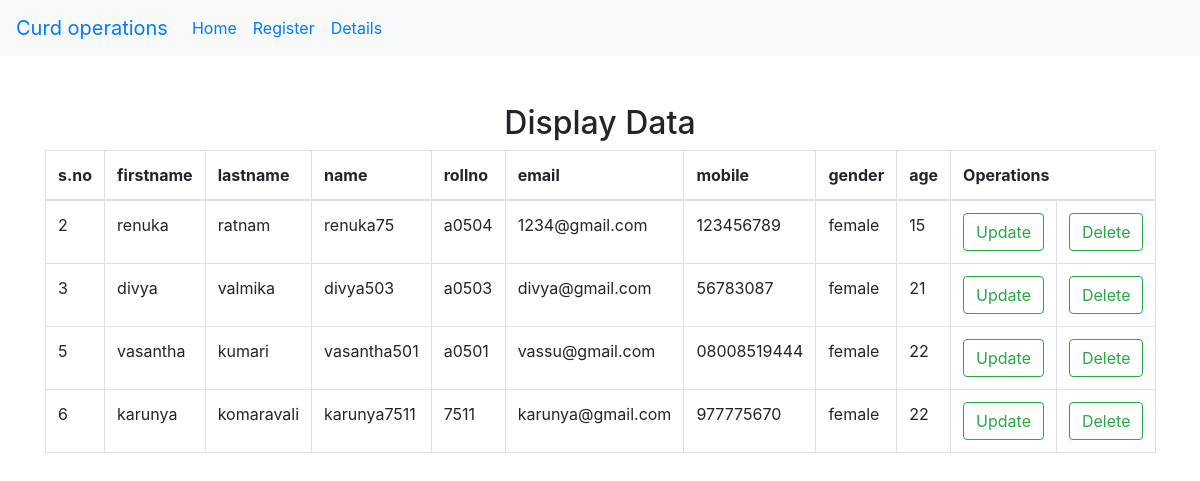
Screenshot of /details/ with the database file from the repository.
### CurdApp/models.py (models this page shows, shortened)
class Student(models.Model):
	genders=[('female','female'),('male','male'),('others',('others'))]
	fname = models.CharField(max_length = 30)
	lname = models.CharField(max_length = 20)
	name = models.CharField(max_length = 30,unique=True,blank=False)
	rnum = models.CharField(max_length = 25)
	email = models.EmailField()
	mobile = models.CharField(max_length = 10)
	gender = models.CharField(max_length = 15,choices=genders)
	age = models.IntegerField(null = True)

### CurdApp/views.py (the view)
# urls.py: path('details/',views.details,name="details"),
def details(request):
	info=Student.objects.all()
	return render(request,'CurdApp/details.html',{'info':info})

### CurdApp/templates/CurdApp/details.html (shortened to what this page needs)
{% load static %}
<!DOCTYPE html>
<html>
<head>
  <link rel="stylesheet" href="https://maxcdn.bootstrapcdn.com/bootstrap/4.5.2/css/bootstrap.min.css">
</head>
<body>
	<nav class="navbar navbar-expand-sm bg-light">
		<a class="navbar-brand" href="#">Curd operations</a>
  <ul class="navbar-nav">
  	<li class="nav-item">
      <a class="nav-link" href=" {% url 'home' %}">Home</a>
    </li>
    <li class="nav-item">
      <a class="nav-link" href="{% url 'addstudent' %}">Register</a>
    </li>
    <li class="nav-item">
      <a class="nav-link" href="{% url 'details' %}">Details</a>
    </li>
  </ul>
</nav>
<div class="container mt-5">
	<h2 class="alter alter-info text-center">Display Data</h2>
	<table class="table table-bordered">
		<thead>
		<tr>
			<th>s.no</th>
			<th>firstname</th>
			<th>lastname</th>
			<th>name</th>
			<th>rollno</th>
			<th>email</th>
			<th>mobile</th>
			<th>gender</th>
			<th>age</th>
			<th colspan="2">Operations</th>
		</tr>
		</thead>
		<tbody>
			{% for i in info %}
			<tr>
				<td>{{ i.id }}</td>
				<td>{{ i.fname }}</td>
				<td>{{ i.lname }}</td>
				<td>{{ i.name }}</td>
				<td>{{ i.rnum }}</td>
				<td>{{ i.email }}</td>
				<td>{{ i.mobile }}</td>
				<td>{{ i.gender }}</td>
				<td>{{ i.age }}</td>
				<td> <a class="btn btn-outline-success" href="{% url 'update' i.id %}">Update</a></td>
				<td><a class="btn btn-outline-success" href="{% url 'delete' i.id %}">Delete</a></td>
			</tr>
			{% endfor %}
		</tbody>
	</table>
</div>
</body>
</html>

### rows the page displays
Student: id "2", fname "renuka", lname "ratnam", name "renuka75", rnum "a0504", email "1234@gmail.com", mobile "123456789", gender "female", age "15"
Student: id "3", fname "divya", lname "valmika", name "divya503", rnum "a0503", email "divya@gmail.com", mobile "56783087", gender "female", age "21"
Student: id "5", fname "vasantha", lname "kumari", name "vasantha501", rnum "a0501", email "vassu@gmail.com", mobile "08008519444", gender "female", age "22"
Student: id "6", fname "karunya", lname "komaravali", name "karunya7511", rnum "7511", email "karunya@gmail.com", mobile "977775670", gender "female", age "22"
